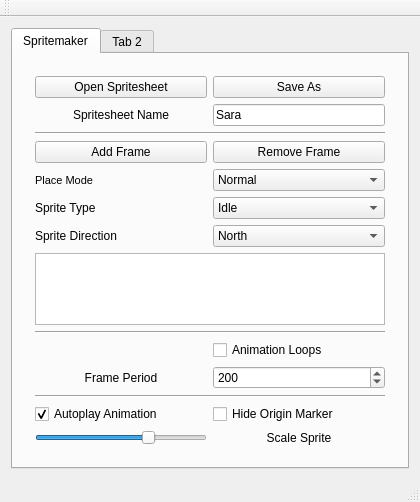
<?xml version="1.0" encoding="UTF-8"?>
<ui version="4.0">
 <class>MainWindow</class>
 <widget class="QMainWindow" name="MainWindow">
  <property name="geometry">
   <rect>
    <x>0</x>
    <y>0</y>
    <width>420</width>
    <height>502</height>
   </rect>
  </property>
  <property name="windowTitle">
   <string>MainWindow</string>
  </property>
  <widget class="QWidget" name="centralWidget">
   <layout class="QGridLayout" name="gridLayout">
    <item row="0" column="0">
     <widget class="QTabWidget" name="tabWidget">
      <widget class="QWidget" name="SpriteMakerTab">
       <attribute name="title">
        <string>Spritemaker</string>
       </attribute>
       <layout class="QHBoxLayout" name="horizontalLayout">
        <item>
         <widget class="QWidget" name="widget" native="true">
          <layout class="QGridLayout" name="gridLayout_2">
           <item row="4" column="0">
            <widget class="QPushButton" name="AddFrameButton">
             <property name="text">
              <string>Add Frame</string>
             </property>
            </widget>
           </item>
           <item row="7" column="1">
            <widget class="QComboBox" name="SpriteDirCombo">
             <item>
              <property name="text">
               <string>North</string>
              </property>
             </item>
             <item>
              <property name="text">
               <string>South</string>
              </property>
             </item>
             <item>
              <property name="text">
               <string>East</string>
              </property>
             </item>
             <item>
              <property name="text">
               <string>West</string>
              </property>
             </item>
            </widget>
           </item>
           <item row="2" column="1">
            <widget class="QLineEdit" name="SpritesheetNameEntry">
             <property name="text">
              <string>Sara</string>
             </property>
            </widget>
           </item>
           <item row="6" column="1">
            <widget class="QComboBox" name="SpriteTypeCombo">
             <item>
              <property name="text">
               <string>Idle</string>
              </property>
             </item>
             <item>
              <property name="text">
               <string>Walk</string>
              </property>
             </item>
             <item>
              <property name="text">
               <string>Cast</string>
              </property>
             </item>
             <item>
              <property name="text">
               <string>Shoot</string>
              </property>
             </item>
             <item>
              <property name="text">
               <string>Death</string>
              </property>
             </item>
             <item>
              <property name="text">
               <string>Dead</string>
              </property>
             </item>
            </widget>
           </item>
           <item row="5" column="1">
            <widget class="QComboBox" name="PlaceModeCombo">
             <item>
              <property name="text">
               <string>Normal</string>
              </property>
             </item>
             <item>
              <property name="text">
               <string>Anchor</string>
              </property>
             </item>
             <item>
              <property name="text">
               <string>Origin</string>
              </property>
             </item>
             <item>
              <property name="text">
               <string>Drag</string>
              </property>
             </item>
            </widget>
           </item>
           <item row="1" column="1">
            <widget class="QPushButton" name="SaveAsButton">
             <property name="text">
              <string>Save As</string>
             </property>
            </widget>
           </item>
           <item row="16" column="1">
            <widget class="QCheckBox" name="HideOriginCheck">
             <property name="text">
              <string>Hide Origin Marker</string>
             </property>
            </widget>
           </item>
           <item row="14" column="0" colspan="2">
            <widget class="Line" name="line_2">
             <property name="orientation">
              <enum>Qt::Horizontal</enum>
             </property>
            </widget>
           </item>
           <item row="17" column="1">
            <widget class="QLabel" name="label_4">
             <property name="text">
              <string>Scale Sprite</string>
             </property>
             <property name="alignment">
              <set>Qt::AlignCenter</set>
             </property>
            </widget>
           </item>
           <item row="4" column="1">
            <widget class="QPushButton" name="RemoveFrameButton">
             <property name="text">
              <string>Remove Frame</string>
             </property>
            </widget>
           </item>
           <item row="16" column="0">
            <widget class="QCheckBox" name="AutoplayCheck">
             <property name="text">
              <string>Autoplay Animation</string>
             </property>
             <property name="checked">
              <bool>true</bool>
             </property>
            </widget>
           </item>
           <item row="7" column="0">
            <widget class="QLabel" name="label_2">
             <property name="text">
              <string>Sprite Direction</string>
             </property>
            </widget>
           </item>
           <item row="5" column="0">
            <widget class="QLabel" name="label_3">
             <property name="font">
              <font>
               <pointsize>8</pointsize>
              </font>
             </property>
             <property name="text">
              <string>Place Mode</string>
             </property>
            </widget>
           </item>
           <item row="6" column="0">
            <widget class="QLabel" name="label">
             <property name="text">
              <string>Sprite Type</string>
             </property>
            </widget>
           </item>
           <item row="2" column="0">
            <widget class="QLabel" name="label_6">
             <property name="text">
              <string>Spritesheet Name</string>
             </property>
             <property name="alignment">
              <set>Qt::AlignCenter</set>
             </property>
            </widget>
           </item>
           <item row="3" column="0" colspan="2">
            <widget class="Line" name="line">
             <property name="orientation">
              <enum>Qt::Horizontal</enum>
             </property>
            </widget>
           </item>
           <item row="8" column="0" colspan="2">
            <widget class="QListWidget" name="SpriteList"/>
           </item>
           <item row="13" column="0">
            <widget class="QLabel" name="label_5">
             <property name="text">
              <string>Frame Period</string>
             </property>
             <property name="alignment">
              <set>Qt::AlignCenter</set>
             </property>
            </widget>
           </item>
           <item row="17" column="0">
            <widget class="QSlider" name="ScaleSpriteSlider">
             <property name="minimum">
              <number>1</number>
             </property>
             <property name="maximum">
              <number>125</number>
             </property>
             <property name="value">
              <number>85</number>
             </property>
             <property name="orientation">
              <enum>Qt::Horizontal</enum>
             </property>
             <property name="tickPosition">
              <enum>QSlider::NoTicks</enum>
             </property>
            </widget>
           </item>
           <item row="15" column="0">
            <spacer name="verticalSpacer">
             <property name="orientation">
              <enum>Qt::Vertical</enum>
             </property>
             <property name="sizeHint" stdset="0">
              <size>
               <width>20</width>
               <height>40</height>
              </size>
             </property>
            </spacer>
           </item>
           <item row="1" column="0">
            <widget class="QPushButton" name="OpenSpriteButton">
             <property name="text">
              <string>Open Spritesheet</string>
             </property>
            </widget>
           </item>
           <item row="13" column="1">
            <widget class="QSpinBox" name="SpritePeriodInput">
             <property name="minimum">
              <number>100</number>
             </property>
             <property name="maximum">
              <number>3000</number>
             </property>
             <property name="value">
              <number>200</number>
             </property>
            </widget>
           </item>
           <item row="10" column="1">
            <widget class="QCheckBox" name="AnimationLoopsCheck">
             <property name="text">
              <string>Animation Loops</string>
             </property>
            </widget>
           </item>
           <item row="9" column="0" colspan="2">
            <widget class="Line" name="line_3">
             <property name="orientation">
              <enum>Qt::Horizontal</enum>
             </property>
            </widget>
           </item>
          </layout>
         </widget>
        </item>
       </layout>
      </widget>
      <widget class="QWidget" name="tab_2">
       <attribute name="title">
        <string>Tab 2</string>
       </attribute>
      </widget>
     </widget>
    </item>
   </layout>
  </widget>
  <widget class="QMenuBar" name="menuBar">
   <property name="geometry">
    <rect>
     <x>0</x>
     <y>0</y>
     <width>420</width>
     <height>21</height>
    </rect>
   </property>
  </widget>
  <widget class="QToolBar" name="mainToolBar">
   <attribute name="toolBarArea">
    <enum>TopToolBarArea</enum>
   </attribute>
   <attribute name="toolBarBreak">
    <bool>false</bool>
   </attribute>
  </widget>
  <widget class="QStatusBar" name="statusBar"/>
 </widget>
 <layoutdefault spacing="6" margin="11"/>
 <resources/>
 <connections/>
</ui>
